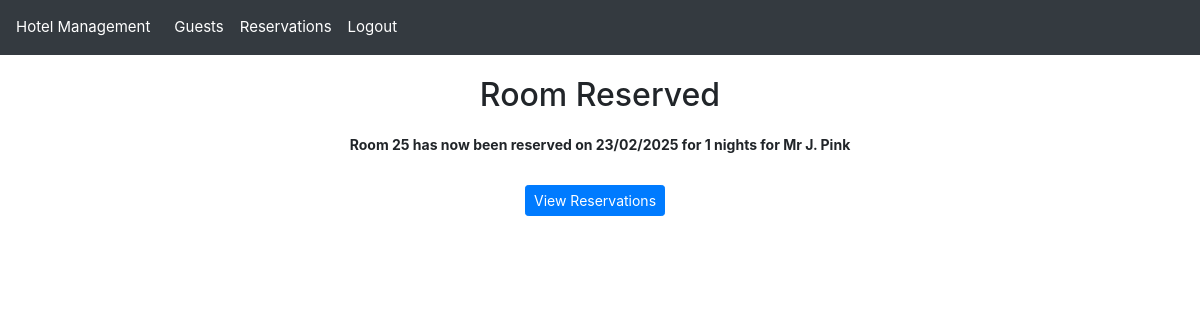
The page /reservation/17/confirmed (signed in) on the database its author committed.
### hotel_app/models.py (models this page shows, shortened)
class Reservation(models.Model):
    STATUS_CHOICES = [
        ("RE", "Reserved"),
        ("IN", "Checked In"),
        ("OT", "Checked Out"),
    ]
    reservation_id = models.AutoField(primary_key=True)
    guest = models.ForeignKey(Guest, null=True, on_delete=models.SET_NULL, related_name="reservations")
    room_number = models.ForeignKey(Room, null=True, on_delete=models.SET_NULL, related_name="reservations")
    reservation_date_time = models.DateTimeField()
    price = models.DecimalField(max_digits=6, decimal_places=2)
    amount_paid = models.DecimalField(max_digits=6, decimal_places=2)
    number_of_guests = models.PositiveSmallIntegerField()
    start_of_stay = models.DateField()
    length_of_stay = models.PositiveSmallIntegerField()
    end_date = models.DateField(null=True, blank=True) # this will be derived from start_of_stay and length_of_stay during save()
    status_code = models.CharField(max_length=2, choices=STATUS_CHOICES)
    notes = models.TextField(max_length=500, blank=True, null=True)
    def save(self, *args, **kwargs):
        if self.start_of_stay and self.length_of_stay:
            self.end_date = self.start_of_stay + timedelta(days=self.length_of_stay)
        self.full_clean()  # Call full_clean before saving to force validation
        super().save(*args, **kwargs)

class Room(models.Model):
    room_number = models.IntegerField(primary_key=True, unique=True)
    room_type = models.ForeignKey(RoomType, null=True, on_delete=models.SET_NULL, related_name="rooms")
    def __str__(self):
        return f"{self.room_number}"

class Guest(models.Model):
    guest_id = models.AutoField(primary_key=True)
    title = models.CharField(max_length=10)
    first_name = models.CharField(max_length=50)
    last_name =  models.CharField(max_length=50)
    phone_number = models.CharField(max_length=11)
    email = models.EmailField(max_length=320)
    address_line1 = models.CharField(max_length=80)
    address_line2 = models.CharField(max_length=80, blank=True, null=True)
    city = models.CharField(max_length=80)
    county = models.CharField(max_length=80)
    postcode = models.CharField(max_length=8)
    @property
    def display_name(self):
        return f"{self.title} {self.first_name[0]}. {self.last_name}"

### hotel_app/views.py (the view)
# urls.py: path('reservation/<int:reservation_id>/confirmed', views.reservation_confirmed_view, name="reservation_confirmed"), # Show Reservation Confirmation
@login_required
def reservation_confirmed_view(request, reservation_id):
    reservation = Reservation.objects.get(reservation_id=reservation_id)
    return render(request, 'reservation_confirmed.html', {'reservation':reservation})

### hotel_app/templatetags/custom_filters.py (called while the page is built)
@register.filter(name='is_in_group')
def is_in_group(user, group_name):
    return user.groups.filter(name=group_name).exists()

### hotel_app/templates/reservation_confirmed.html (shortened to what this page needs)
{% extends "base.html" %}
{% block content %}
  <h2 class="confirm-header">Room Reserved</h2>
  <p class="confirm-context">Room {{ reservation.room_number }} has now been reserved on {{ reservation.start_of_stay|date:"d/m/Y" }} for {{ reservation.length_of_stay }} nights for {{ reservation.guest.display_name }}</p>
  <form  method="post" class="text-center">
    <div class="button-group">
      <a href="{% url 'reservation_list' %}" class="btn btn-primary btn-sm" role="button">View Reservations</a>
    </div>
  </form>
{% endblock content %}

### static/css/styles.css (style rules this page uses)
body { padding-top: 56px; font-size: 14px; }
.confirm-header { text-align: center; margin-bottom: 20px; }
.confirm-context { font-weight: bold; text-align: center; margin-bottom: 30px; }
.button-group a, button { margin-right: 10px; }

### rows shown on the page
Reservation: room_number "25", start_of_stay "23/02/2025", length_of_stay "1", guest.display_name "Mr J. Pink"
